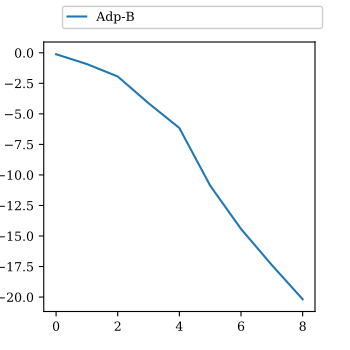

Generate this figure with Python:
import os
import numpy as np
import matplotlib.pyplot as plt
from sim_src.util import GET_LOG_PATH_FOR_SIM_SCRIPT

FONT_SIZE = 9
fig_width_px = 350
fig_height_px = 350
dpi = 100  # Typical screen DPI, adjust if necessary
fig_width_in = fig_width_px / dpi
fig_height_in = fig_height_px / dpi

plt.rc('font', family='serif')
plt.rc('mathtext', fontset='cm')
plt.rc('font', size=FONT_SIZE)  # Default font size
plt.rc('axes', titlesize=FONT_SIZE)  # Font size of the axes title
plt.rc('axes', labelsize=FONT_SIZE)  # Font size of the x and y labels
plt.rc('xtick', labelsize=FONT_SIZE)  # Font size of the tick labels
plt.rc('ytick', labelsize=FONT_SIZE)  # Font size of the tick labels
plt.rc('legend', fontsize=FONT_SIZE)  # Font size for legends

def moving_average(data, window_size=100):
    return np.convolve(data, np.ones(window_size)/window_size, mode='full')


from working_dir_path import get_working_dir_path
current_dir = os.path.dirname(os.path.abspath(__file__))

data_name_list = ["Adp-B"]

# Create subplots
fig, axs = plt.subplots(1, 1)
# fig_width_in = (fig_width_px * 3 + 40) / dpi  # Adjust width for three subplots and spacing
fig.set_size_inches(fig_width_in, fig_height_in)

# Define the paths to your three data files
folder = [
    os.path.join(get_working_dir_path(), "sim_alg/selected_results/test_rho"),
]

data_list = []

for idx, f in enumerate(folder):
    thr_file = os.path.join(f,"STATS_OBJECT.p_o.final.txt")
    thr = np.genfromtxt(thr_file, delimiter=',')[:,3:]
    time = np.genfromtxt(thr_file, delimiter=',')[:,2]
    print(time[-1]-time[0])
    thr = np.mean(thr.reshape(-1, 10), axis=1)
    data_list.append(thr)


lines = []
line, = axs.plot(data_list[0],linewidth=1.5,markerfacecolor='none')
lines.append(line)

# Add a legend
fig.legend(lines, data_name_list ,fontsize=FONT_SIZE, loc='lower left', bbox_to_anchor=(0.175, 0.915, 0.75, 0.1), ncol = 3 , borderaxespad=0.1,handlelength=1.5,fancybox=True, framealpha=1,mode='expand' )
# axs[0].legend(fontsize=8, loc='lower left', bbox_to_anchor=(0, 1.02, 5,0.1), ncol=3,borderaxespad=0.)
# plt.subplots_adjust(left=0.175, right=0.95,bottom=0.175,top=0.95)


# Save the figure as a PDF
output_path = os.path.join(current_dir, os.path.splitext(os.path.basename(__file__))[0]) + '.pdf'

fig.savefig(output_path, format='pdf', pad_inches=0.)

# Display the plot
plt.show()
